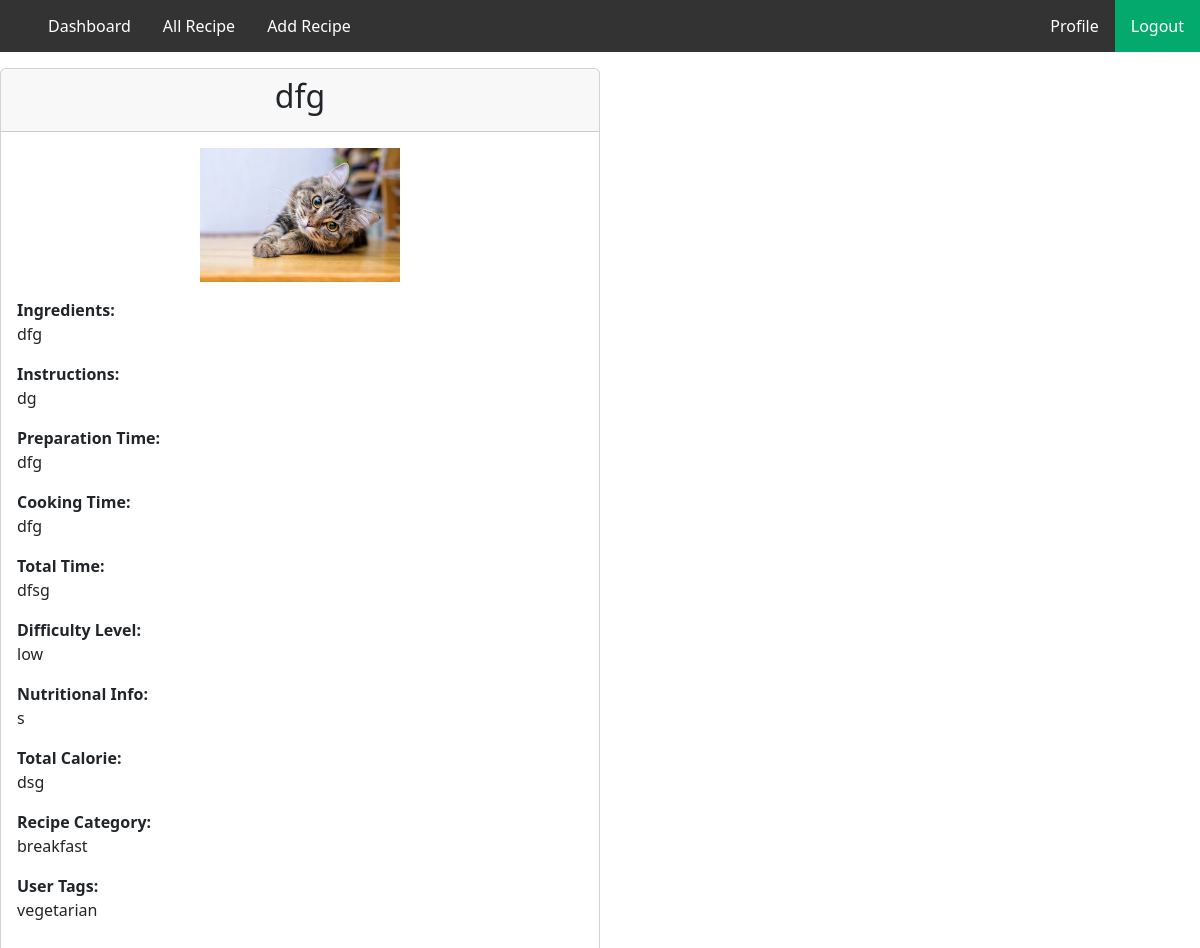
/singlerecipeview/3 (signed in), run on the app's committed database.
### myapp/models.py (models this page shows, shortened)
class RecipeModel(models.Model):
    RecipeTitle=models.CharField(max_length=100,null=True)
    Ingredients=models.TextField(null=True)
    Instructions=models.TextField(null=True)
    PreparationTime=models.CharField(max_length=100,null=True)
    CookingTime=models.CharField(max_length=100,null=True)
    TotalTime=models.CharField(max_length=100,null=True)
    DIFFICULTY_LEVEL=[
        ('low','Low'),
        ('medium','Medium'),
        ('high','High'),
    ]
    DifficultyLevel=models.CharField(choices=DIFFICULTY_LEVEL,max_length=50,null=True)
    NutritionalInfo=models.TextField(null=True)
    RecipeImage=models.ImageField(upload_to='static/recipeimage',null=True)
    RECIPE_CATEGORY=[
        ('breakfast','Breakfast'),
        ('launch','Launch'),
        ('dinner','Dinner'),
    ]
    RecipeCategory=models.CharField(choices=RECIPE_CATEGORY,max_length=50,null=True)
    USER_TAGS=[
        ('vegetarian','Vegetarian'),
        ('non-vegetarian','Non Vegetarian'),
    ]
    UserTags=models.CharField(choices=USER_TAGS,max_length=50,null=True)
    TotalCalorie=models.CharField(max_length=40,null=True)
    created_by=models.ForeignKey(CustomUserModel,on_delete=models.CASCADE,null=True)

### myproject/views.py (the view)
# urls.py: path('singlerecipeview/<str:myid>',singlerecipeview,name='singlerecipeview'),
@login_required
def singlerecipeview(request,myid):
    recipes=RecipeModel.objects.get(id=myid)
    mydict={
        'recipe':recipes
    }
    return render(request,'singlerecipeview.html',mydict)

### template/singlerecipeview.html (shortened to what this page needs)
{% extends 'base.html' %}
{% block content %}
<!DOCTYPE html>
<html lang="en">
<head>
    <link href="https://cdn.jsdelivr.net/npm/bootstrap@5.3.0/dist/css/bootstrap.min.css" rel="stylesheet">
</head>
<body>
    <div class="full-page-container">
        <div class="card mb-4" style="max-width: 600px;">
            <div class="card-header">
                <h2 class="card-title text-center">{{ recipe.RecipeTitle }}</h2>
            </div>
            <div class="card-body">
                <img src="/{{ recipe.RecipeImage }}" class="img-fluid mb-3 mx-auto d-block" width="200px" alt="{{ recipe.recipe_title }}">
                <div class="mb-2">
                    <label class="fw-bold" for="ingredients">Ingredients:</label>
                    <p name="ingredients" id="ingredients">{{ recipe.Ingredients }}</p>
                </div>
                <div class="mb-2">
                    <label class="fw-bold" for="instructions">Instructions:</label>
                    <p name="instructions" id="instructions">{{ recipe.Instructions }}</p>
                </div>
                <div class="mb-2">
                    <label class="fw-bold" for="preparation_time">Preparation Time:</label>
                    <p name="preparation_time" id="preparation_time">{{ recipe.PreparationTime }}</p>
                </div>
                <div class="mb-2">
                    <label class="fw-bold" for="cooking_time">Cooking Time:</label>
                    <p name="cooking_time" id="cooking_time">{{ recipe.CookingTime }}</p>
                </div>
                <div class="mb-2">
                    <label class="fw-bold" for="total_time">Total Time:</label>
                    <p name="total_time" id="total_time">{{ recipe.TotalTime }}</p>
                </div>
                <div class="mb-2">
                    <label class="fw-bold" for="difficulty_level">Difficulty Level:</label>
                    <p name="difficulty_level" id="difficulty_level">{{ recipe.DifficultyLevel }}</p>
                </div>
                <div class="mb-2">
                    <label class="fw-bold" for="nutritional_info">Nutritional Info:</label>
                    <p name="nutritional_info" id="nutritional_info">{{ recipe.NutritionalInfo }}</p>
                </div>
                <div class="mb-2">
                    <label class="fw-bold" for="total_calorie">Total Calorie:</label>
                    <p name="total_calorie" id="total_calorie">{{ recipe.TotalCalorie }}</p>
                </div>
                <div class="mb-2">
                    <label class="fw-bold" for="recipe_category">Recipe Category:</label>
                    <p name="recipe_category" id="recipe_category">{{ recipe.RecipeCategory }}</p>
                </div>
                <div class="mb-2">
                    <label class="fw-bold" for="user_tags">User Tags:</label>
                    <p name="user_tags" id="user_tags">{{ recipe.UserTags }}</p>
                </div>
            </div>
        </div>
    </div>
</body>
</html>
{% endblock content %}

### template/singlerecipeview.html (style rules this page uses)
.full-page-container { min-height: 100vh; justify-content: center; align-items: center; }

### data on the page
RecipeModel: RecipeTitle "dfg", RecipeImage (picture), Ingredients "dfg", Instructions "dg", PreparationTime "dfg", CookingTime "dfg", TotalTime "dfsg", DifficultyLevel "low", NutritionalInfo "s", TotalCalorie "dsg", RecipeCategory "breakfast", UserTags "vegetarian"
